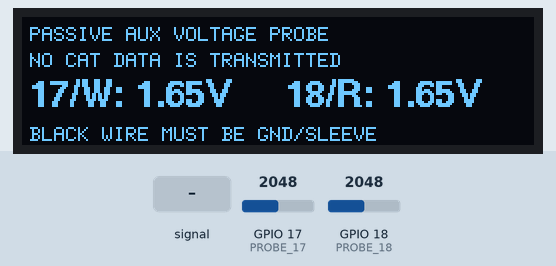
Simulated run of this sketch. Board: ESP32. Shown: 256×64 one-colour display. The test bench sets the inputs (shaded band); at power-on: GPIO 17 (PROBE_17) = 2048, GPIO 18 (PROBE_18) = 2048 (analog values on the 0–4095 scale). What the sketch prints to the serial monitor is not drawn.

Above: at 1.2 s.
1.3 s: GPIO 17 (PROBE_17) fed a 2 Hz sine of ±1228 counts around its level
At 2.8 s:
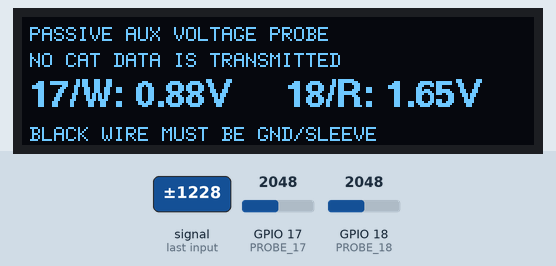
3.8 s: GPIO 17 (PROBE_17) set to 2866
At 4.6 s:
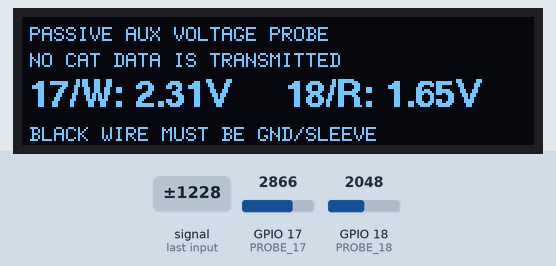
5.6 s: GPIO 18 (PROBE_18) fed a 50 Hz sine of ±1228 counts around its level
At 6.4 s:
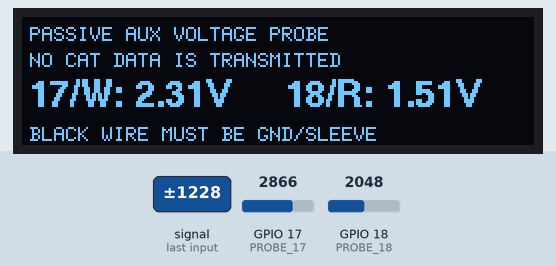
8.4 s: GPIO 18 (PROBE_18) set to 2866
At 9.4 s:
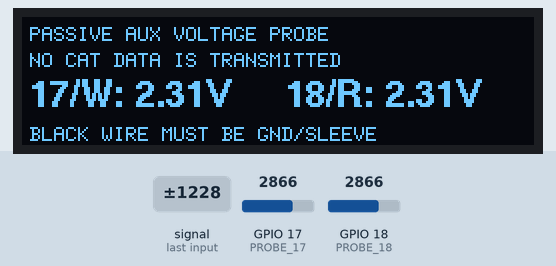
10.1 s: GPIO 17 (PROBE_17) fed a 50 Hz sine of ±1228 counts around its level
At 10.8 s:
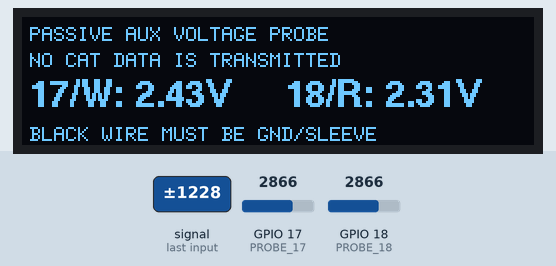
12.4 s: GPIO 18 (PROBE_18) fed a 2 Hz sine of ±1228 counts around its level
At 13.1 s:
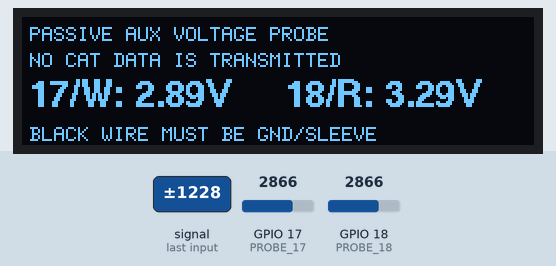
Timing chart, 0 to 15.4 s (numbered marks = the images above; inputs shaded):
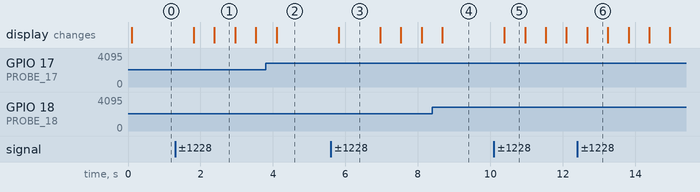

Measured:
- after the input at 1.3 s, the display: first changes after 0.52 s (image 1 shows a later state)
- after the input at 5.6 s, the display: changes after 0.22 s (image 3)
- after the input at 10.1 s, the display: changes after 0.29 s (image 5)
- what the display in image 1 shows lasts 0.6 s, from 2.4 s to 3.0 s
- what the display in image 3 shows lasts 1.2 s, from 5.8 s to 7.0 s

The sketch:

aux_probe.ino
```cpp
#include <Arduino.h>
#include <SPI.h>
#include <U8g2lib.h>

constexpr uint8_t OLED_SCK = 12;
constexpr uint8_t OLED_MOSI = 11;
constexpr uint8_t OLED_RST = 13;
constexpr uint8_t OLED_DC = 9;
constexpr uint8_t OLED_CS = 10;
constexpr uint8_t PROBE_17 = 17;  // Currently white wire
constexpr uint8_t PROBE_18 = 18;  // Currently red wire

U8G2_SSD1322_NHD_256X64_F_4W_HW_SPI oled(
    U8G2_R0, OLED_CS, OLED_DC, OLED_RST);

uint32_t averageMillivolts(uint8_t pin) {
  uint32_t total = 0;
  for (int i = 0; i < 32; ++i) {
    total += analogReadMilliVolts(pin);
    delayMicroseconds(200);
  }
  return total / 32;
}

void drawReadings(uint32_t mv17, uint32_t mv18) {
  char line[32];
  oled.clearBuffer();
  oled.setFont(u8g2_font_6x12_tf);
  oled.drawStr(4, 12, "PASSIVE AUX VOLTAGE PROBE");
  oled.drawStr(4, 25, "NO CAT DATA IS TRANSMITTED");

  oled.setFont(u8g2_font_helvB14_tf);
  snprintf(line, sizeof(line), "17/W: %.2fV", mv17 / 1000.0f);
  oled.drawStr(4, 45, line);
  snprintf(line, sizeof(line), "18/R: %.2fV", mv18 / 1000.0f);
  oled.drawStr(132, 45, line);

  oled.setFont(u8g2_font_6x12_tf);
  oled.drawStr(4, 62, "BLACK WIRE MUST BE GND/SLEEVE");
  oled.sendBuffer();
}

void setup() {
  Serial.begin(115200);
  pinMode(PROBE_17, INPUT);
  pinMode(PROBE_18, INPUT);
  analogReadResolution(12);
  analogSetPinAttenuation(PROBE_17, ADC_11db);
  analogSetPinAttenuation(PROBE_18, ADC_11db);

  SPI.begin(OLED_SCK, -1, OLED_MOSI, OLED_CS);
  oled.begin();
  oled.setContrast(180);
  Serial.println("Passive AUX voltage probe started");
}

void loop() {
  const uint32_t mv17 = averageMillivolts(PROBE_17);
  const uint32_t mv18 = averageMillivolts(PROBE_18);
  drawReadings(mv17, mv18);
  Serial.printf("GPIO17/white=%lumV GPIO18/red=%lumV\n",
                static_cast<unsigned long>(mv17),
                static_cast<unsigned long>(mv18));
  delay(500);
}
```
